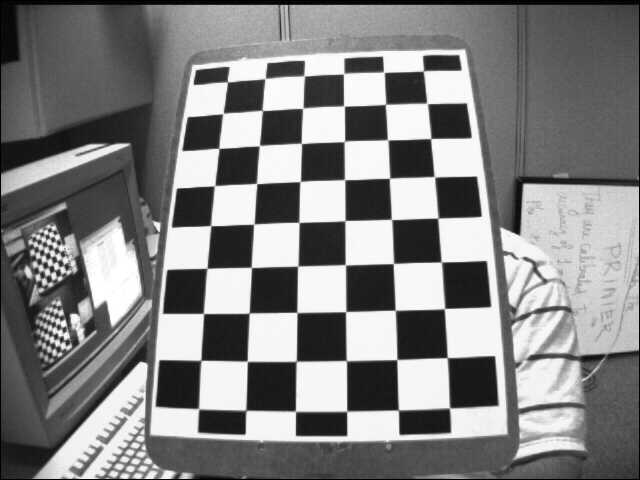
#> input picture data/calibration_images/left12.jpg, 640 x 480 px
$ python detect_hotspots.py --image_or_path ../../data/calibration_images/left12.jpg   (older library calls are emulated)
#> lines starting #> are read from the running program, lines starting #| are printed output that depends on the picture; after the words box and inside, x2 and y2 are one past the last pixel; in counts of white or black regions, pixels touching at a corner belong together
#!/usr/bin/env python

import argparse
import cv2
import numpy as np
from matplotlib import pyplot as plt

# numpy array should be grayscale
def detect_hotspots(image_or_path, threshold=0.7, debug=False):

#> called with image_or_path = '../../data/calibration_images/left12.jpg', threshold = 0.5, debug = False
    if isinstance(image_or_path, str):
        #load from file path
        image = cv2.imread(image_or_path)
#> image is the input picture: shape (480, 640, 3); min 0, max 255, mean 129.5
        if image is None:
            print(f"Error: Unable to load image from {image_or_path}")
            return
        image = cv2.cvtColor(image, cv2.COLOR_BGR2GRAY)
#> image: shape (480, 640)
    else:
        #assume input is a NumPy array (image in memory)
        image = image_or_path

    thresh_val = round(255 * threshold)
    _, thresholded_image = cv2.threshold(image, thresh_val, 255, cv2.THRESH_BINARY)
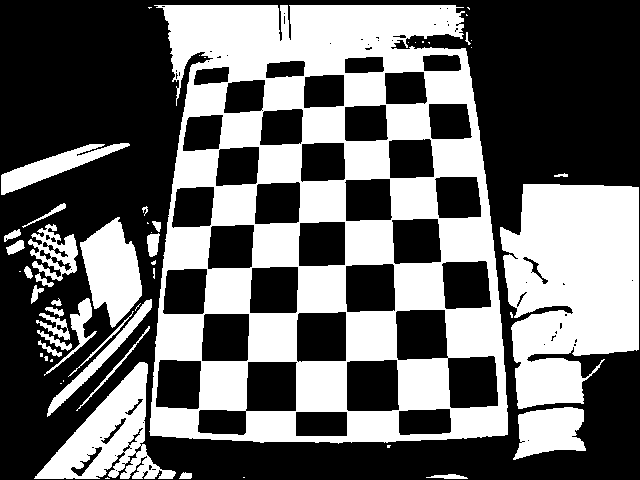
#> thresholded_image: shape (480, 640); 41.8% white; 56 white regions (27 under 20 px), largest, box (x1, y1, x2, y2) and area: (149, 5, 508, 444) 82679, (500, 184, 639, 409) 24036, (34, 362, 176, 479) 6588

    # [5 lines of commented-out code are left out]

    thresholded_image = thresholded_image.astype('uint8')

    #first param is img, second param is connectivity (4 or 8), last param is label depth
    nlabels, labels, stats, centroids = cv2.connectedComponentsWithStats(thresholded_image, 8, cv2.CV_32S)
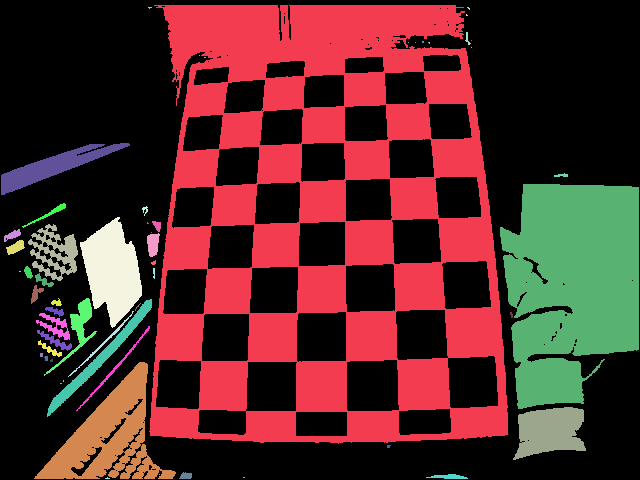
#> labels: shape (480, 640) int32; 57 distinct labels, from 0 to 56; one colour per label, 0 black
#> nlabels = 57; stats = 57 rows, first 6: [0, 0, 640, 480, 178826], [149, 5, 359, 439, 82679], [148, 7, 4, 2, 5], [467, 7, 3, 3, 5], [466, 14, 2, 2, 3], [465, 32, 6, 13, 29]; centroids = 57 pairs, first value 12.17 to 571.7, second value 7.2 to 477.8

    areas = stats[1:, cv2.CC_STAT_AREA] #first entry is background
#> areas = 56 values, max 82679 at index 0, min 1 at index 6, mean 2292.4

    centroids = centroids[1:]
#> centroids = 56 pairs, first value 12.17 to 571.7, second value 7.2 to 477.8

    filtered = centroids[areas >= 10] #keep components with area >= 100 pixels
#> filtered = 35 pairs, first value 12.17 to 571.7, second value 38.34 to 476.4

    return filtered

def main():
    parser = argparse.ArgumentParser()

    parser.add_argument('--image_or_path', type=str, required=True, help='Path to image to run inference on or numpy array in memory')
    parser.add_argument('--threshold', type=float, default=0.5, help='Threshold for binary threshold (between 0 and 1)')
    parser.add_argument('--debug', action='store_true', help='Shows images if set to true')

    args = parser.parse_args()

    res = detect_hotspots(**vars(args))
#> res has the same summary as filtered in detect_hotspots
    print(res)
#> (printed output is left out)

if __name__ == "__main__":
    main()

$ run again, on data/calibration_images/image1.png
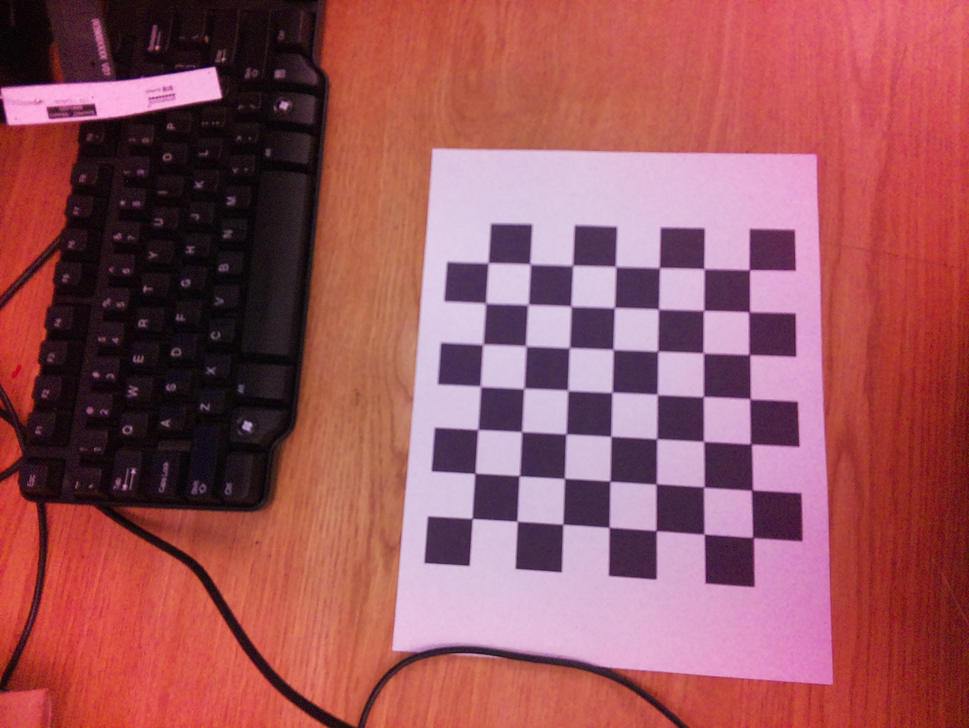
#> input picture data/calibration_images/image1.png, 969 x 728 px, shrunk from 3280 x 2464 before the run
#> in detect_hotspots, image is the input picture: shape (728, 969, 3); mean B, G, R 92.3, 85.3, 154.1
#> image: shape (728, 969)
#> in detect_hotspots, `_, thresholded_image = cv2.threshold(image, thresh_val, 255, cv2.THRES..`:
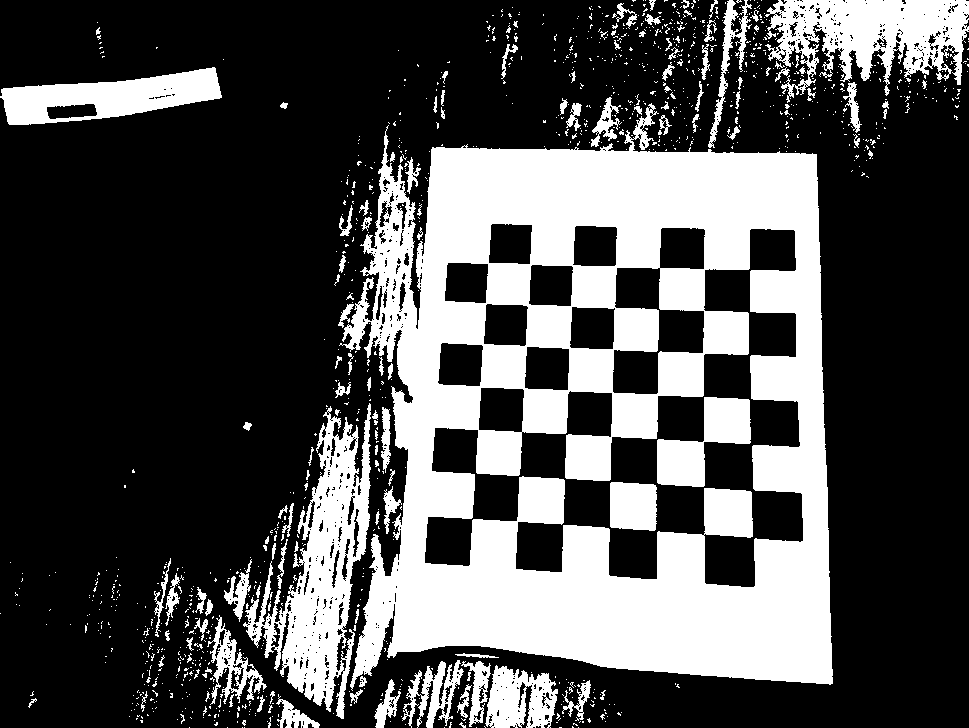
#> thresholded_image: shape (728, 969); 30.9% white; 1170 white regions (1044 under 20 px), largest, box (x1, y1, x2, y2) and area: (339, 103, 833, 691) 156002, (243, 403, 371, 719) 15150, (765, 0, 969, 103) 11417
#> in detect_hotspots, `nlabels, labels, stats, centroids = cv2.connectedComponentsWithStats(t..`:
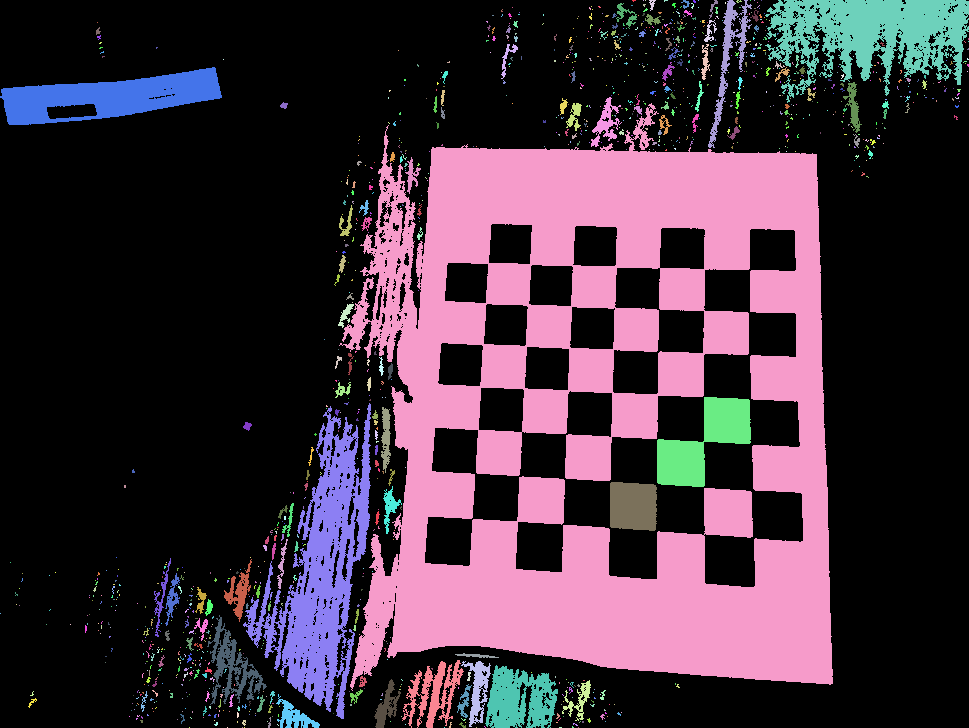
#> labels: shape (728, 969) int32; 1171 distinct labels, from 0 to 1170; one colour per label, 0 black
#> in detect_hotspots, `nlabels, labels, stats, centroids = cv2.connectedComponentsWithStats(t..`: nlabels = 1171; stats = 1171 rows, first 6: [0, 0, 969, 728, 487593], [632, 0, 4, 2, 5], [643, 0, 1, 1, 1], [645, 0, 1, 1, 1], [649, 0, 7, 11, 38], [664, 0, 4, 2, 5]; centroids = 1171 pairs, first value 0 to 968, second value 0 to 727
#> areas = 1170 values, max 156002 at index 428, min 1 at index 1, mean 186.2
#> in detect_hotspots, `centroids = centroids[1:]`: centroids = 1170 pairs, first value 0 to 968, second value 0 to 727
#> filtered = 218 pairs, first value 31.79 to 955.5, second value 0.9 to 724.9
#> res has the same summary as filtered in detect_hotspots
#> (printed output is left out)

$ run again, on data/calibration_images/image10.png
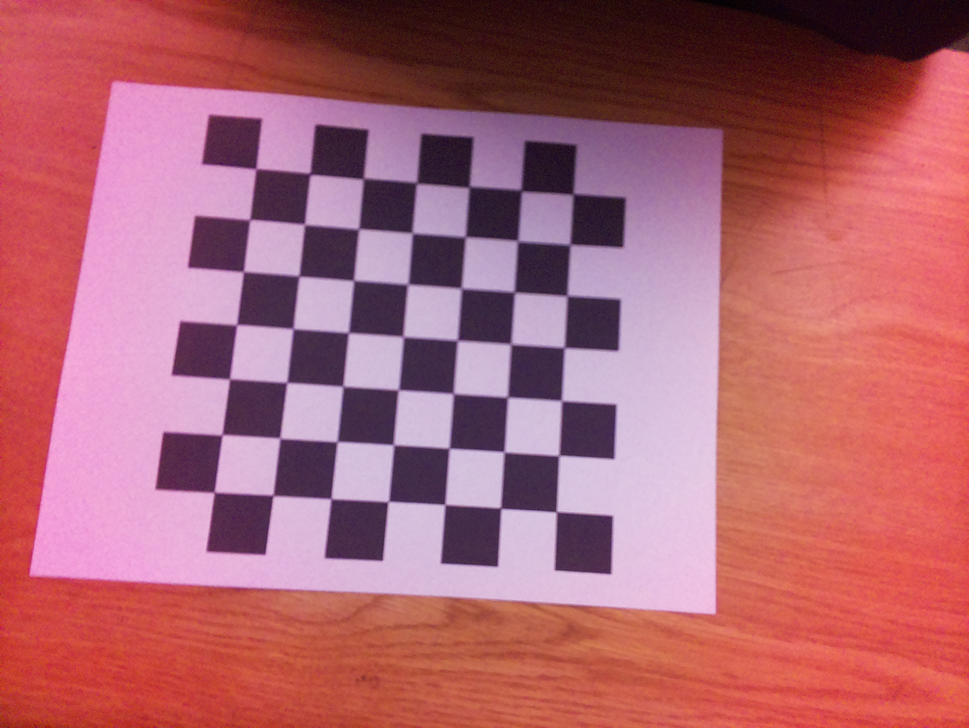
#> input picture data/calibration_images/image10.png, 969 x 728 px, shrunk from 3280 x 2464 before the run
#> in detect_hotspots, image is the input picture: shape (728, 969, 3); mean B, G, R 112.8, 100.2, 174
#> image: shape (728, 969)
#> in detect_hotspots, `_, thresholded_image = cv2.threshold(image, thresh_val, 255, cv2.THRES..`:
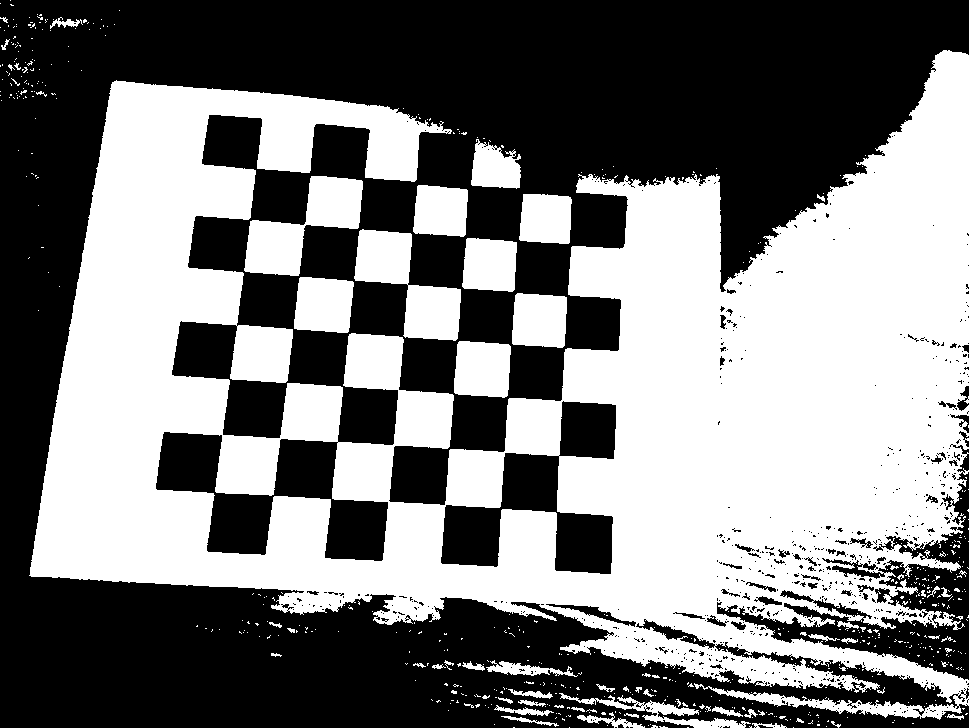
#> thresholded_image: shape (728, 969); 48% white; 597 white regions (539 under 20 px), largest, box (x1, y1, x2, y2) and area: (29, 50, 969, 720) 303102, (354, 229, 461, 341) 5622, (244, 176, 363, 276) 5544
#> in detect_hotspots, `nlabels, labels, stats, centroids = cv2.connectedComponentsWithStats(t..`:
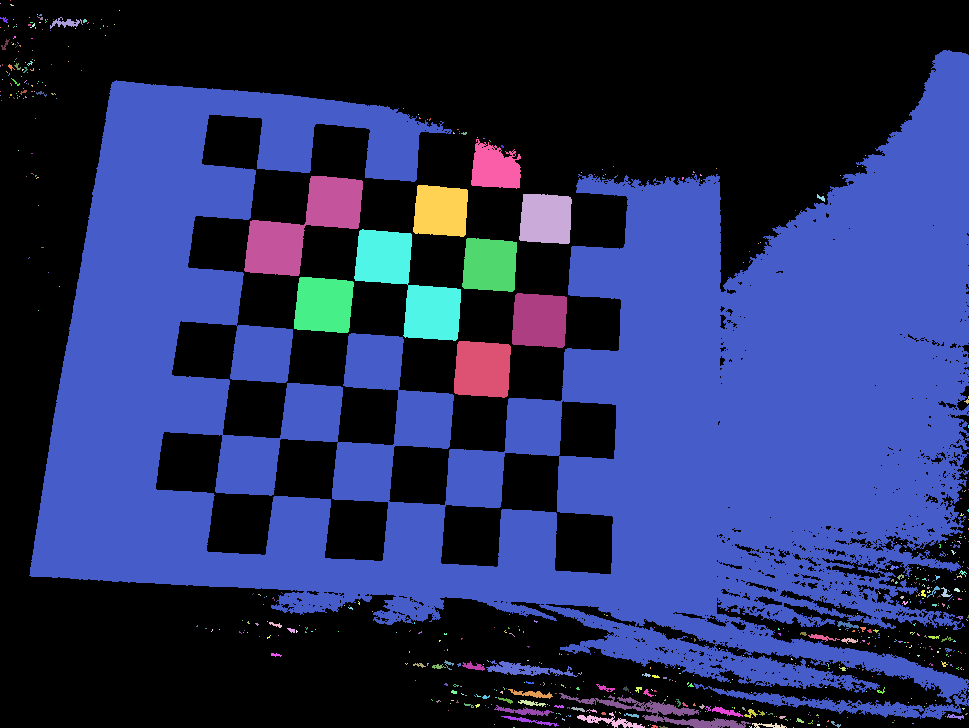
#> labels: shape (728, 969) int32; 598 distinct labels, from 0 to 597; one colour per label, 0 black
#> in detect_hotspots, `nlabels, labels, stats, centroids = cv2.connectedComponentsWithStats(t..`: nlabels = 598; stats = 598 rows, first 6: [0, 0, 969, 728, 366753], [10, 0, 1, 1, 1], [0, 3, 1, 1, 1], [10, 4, 4, 2, 5], [119, 10, 1, 1, 1], [37, 14, 1, 1, 1]; centroids = 598 pairs, first value 0 to 968, second value 0 to 727
#> areas = 597 values, max 303102 at index 50, min 1 at index 0, mean 567.3
#> in detect_hotspots, `centroids = centroids[1:]`: centroids = 597 pairs, first value 0 to 968, second value 0 to 727
#> filtered = 100 pairs, first value 4.05 to 966.9, second value 17.73 to 726.7
#> res has the same summary as filtered in detect_hotspots
#> (printed output is left out)
